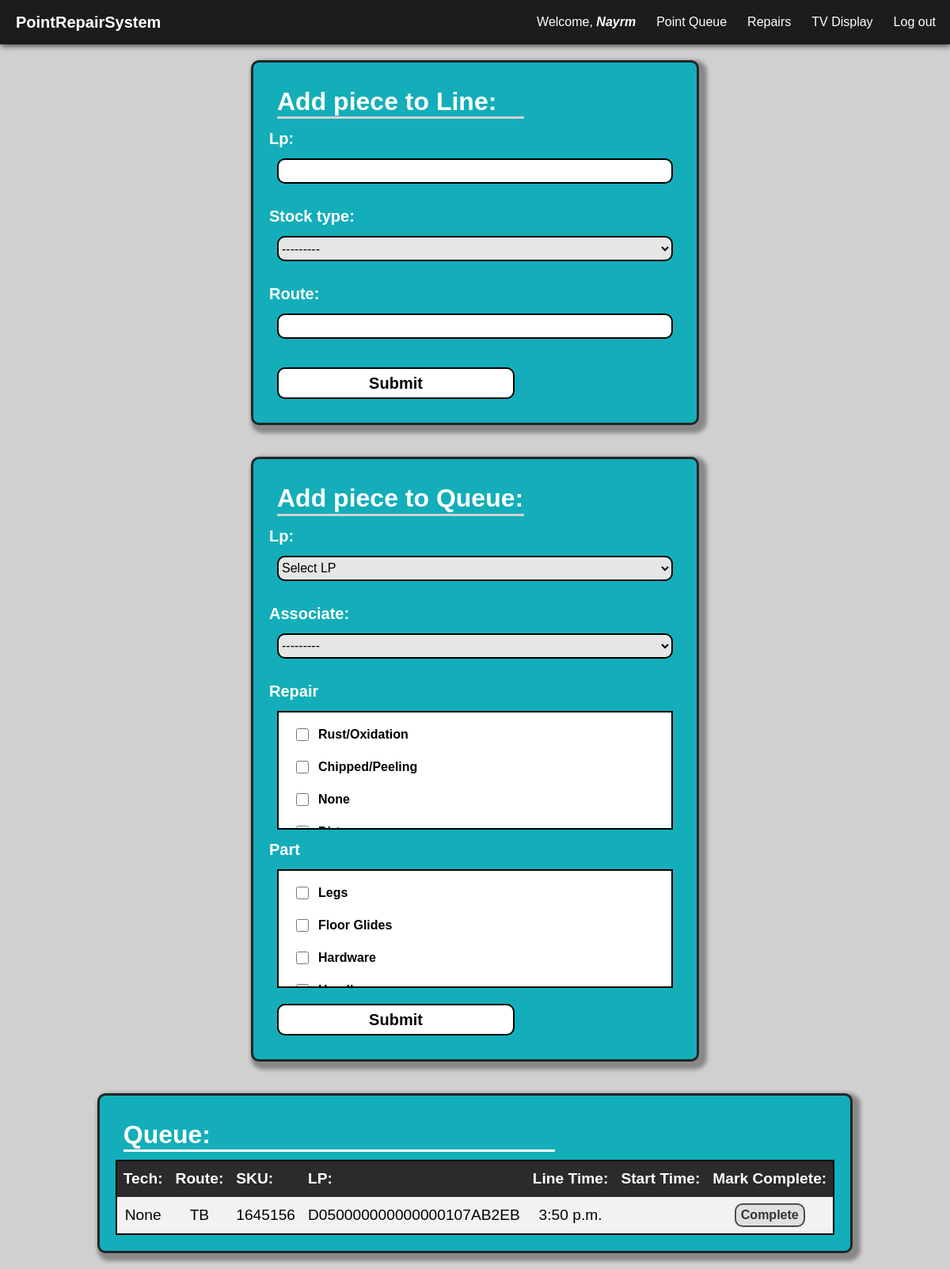
The page /pointqueapp/tech_que/ (signed in) on the database its author committed.
### pointqueapp/models.py (models this page shows, shortened)
class PointPiece(models.Model):
    associate = models.ForeignKey(Associate, on_delete=models.CASCADE, null=True, blank=True)
    sku = models.PositiveSmallIntegerField(blank=True)
    lp = models.CharField(max_length=25 ,blank=True)
    route = models.CharField(max_length=3, blank=True)
    dc = models.ForeignKey(DC, on_delete=models.CASCADE, null=True, blank=True)
    STOCK_TYPE_CHOICES = [
        ('New', 'N'),
        ('Repaired in Shop', 'D'),
        ('Merchandise Returns', 'R'),
        ('Clearance Item', 'C'),
    ]
    stock_type = models.CharField(max_length=20, choices=STOCK_TYPE_CHOICES)
    STATUS_CHOICES = [
        ('Repair In Progress', 'Repair In Progress'),
        ('Repair Complete', 'Repair Complete'),
    ]
    line_time = models.DateTimeField(null=True, blank=True)
    start_time = models.DateTimeField(null=True, blank=True)
    repair = models.ManyToManyField(RepairType)
    part = models.ManyToManyField(PartType)
    end_time = models.DateTimeField(null=True, blank=True)
    status = models.CharField(max_length=25, choices=STATUS_CHOICES, default='Repair In Progress')

class Associate(models.Model):
    associate = models.CharField(max_length=30, unique=True)
    dc = models.ForeignKey(DC, on_delete=models.CASCADE)
    def __str__(self):
        return f"{self.associate} - {self.dc}"

class RepairType(models.Model):
    repair_type = models.CharField(max_length=20)
    def __str__(self):
        return f"{self.repair_type}"

class PartType(models.Model):
    part_type = models.CharField(max_length=20)
    def __str__(self):
        return f"{self.part_type}"

### pointqueapp/views.py (the view)
# urls.py: path('tech_que/', views.tech_que, name='tech_que'),
def tech_que(request):
    selected_dc_id = request.session.get('selected_dc')
    if not selected_dc_id:
        return redirect('pointqueapp:set_dc')
    dc = get_object_or_404(DC, id=selected_dc_id)
    print(f"DC: {dc}")
    queue = PointPiece.objects.filter(end_time__isnull=True, dc=dc ).order_by('start_time')
    if request.method == "POST":
            initial_form = InitialPointPieceForm(request.POST or None)
            complete_form = CompletePointPieceForm(request.POST or None, selected_dc=dc)
            if 'initial_form' in request.POST:
                if initial_form.is_valid():
                    point_piece = initial_form.save(commit=False, selected_dc=dc)
                    lp = initial_form.cleaned_data['lp']
                    if PointPiece.objects.filter(lp=lp, end_time__isnull=True).exists():
                        messages.error(request, "This LP is already in the queue.")
                    else:
                        try:
                            headers = {'API-Key': settings.API_KEY}
                            response = requests.get(f"http://localhost:8000/MockJumpApp/api/get_sku/?lp={lp}", headers=headers)
                            sku_data = response.json()
                            sku = sku_data.get('sku')
                            if sku:
                                point_piece.sku = sku
                                point_piece.line_time = timezone.now()
                                point_piece.save()
                                messages.success(request, "The piece has been added to the queue.")
                            else:
                                messages.error(request, "SKU not found/invalid LP.")
                        except ConnectionError:
                            messages.error(request, "Failed to Connect to SKU Service")
                        except RequestException as e:
                            messages.error(request, f"Error: {e}")
                    return redirect('pointqueapp:tech_que')
            elif 'complete_form' in request.POST:
                if complete_form.is_valid():
                    point_piece_instance = complete_form.cleaned_data['lp']
                    associate = complete_form.cleaned_data['associate']
                    repair = complete_form.cleaned_data['repair']
                    part = complete_form.cleaned_data['part']
                    point_piece_instance.associate = associate
                    point_piece_instance.repair.set(repair)
                    point_piece_instance.part.set(part)
                    point_piece_instance.start_time = timezone.now()
                    point_piece_instance.save()
                    messages.success(request, "The piece status has been updated.")
                else:
                    print(complete_form.errors)
                return redirect('pointqueapp:tech_que')
            else:
                messages.error(request, "There was an error with your submission.")
    else:
        initial_form = InitialPointPieceForm()
        complete_form = CompletePointPieceForm(selected_dc=dc)
    return render(request, 'pointqueapp/tech_que.html', {
        'initial_form': initial_form,
        'complete_form': complete_form,
        'queue': queue,
    })

### pointqueapp/forms.py (shortened to what this page needs)
class InitialPointPieceForm(forms.ModelForm):
    class Meta:
        model = PointPiece
        fields = ['lp', 'stock_type', 'route']

class CompletePointPieceForm(forms.Form):
    lp = forms.ModelChoiceField(
        queryset=PointPiece.objects.filter(status='Repair In Progress'),
        empty_label="Select LP",
        to_field_name="lp"
    )
    associate = forms.ModelChoiceField(queryset=Associate.objects.none())  # Initially empty queryset
    repair = forms.ModelMultipleChoiceField(
        queryset=RepairType.objects.all(),
        widget=forms.CheckboxSelectMultiple,
    )
    part = forms.ModelMultipleChoiceField(
        queryset=PartType.objects.all(),
        widget=forms.CheckboxSelectMultiple,
    )
    def __init__(self, *args, **kwargs):
        selected_dc = kwargs.pop('selected_dc', None)
        super(CompletePointPieceForm, self).__init__(*args, **kwargs)
        self.fields['lp'].label_from_instance = lambda obj: f"{obj.lp}"
        if selected_dc:
            self.fields['associate'].queryset = Associate.objects.filter(dc=selected_dc)

### pointqueapp/models.py (called while the page is built)
    def __str__(self):
        return f"{self.dc}"

### pointqueapp/templates/pointqueapp/tech_que.html (shortened to what this page needs)
{% extends 'pointqueapp/base.html' %}
{% load static %}
{% block additional_css %}
<link rel="stylesheet" href="{% static 'pointqueapp/css/techque.css' %}">
{% endblock %}
{% block content %}
    <div class="mainbody">
    <div class="form">
    <h2 id="login-header">Add piece to Line:</h2>
    <form method="post">
        {{ initial_form.as_p }}
        <button type="submit" name="initial_form">Submit</button>
    </form>
    </div>
    <div class="form">
        <h2 id="login-header">Add piece to Queue:</h2>
        <form method="post">
            {% for field in complete_form %}
                {% if field.name != 'repair' and field.name != 'part' %}
                    <p>{{ field.label_tag }} {{ field }}</p>
                {% endif %}
            {% endfor %}
            {% if complete_form.repair %}
            <label for="{{ complete_form.repair.id_for_label }}">{{ complete_form.repair.label }}</label>
            <div class="scrollable-checkboxes">
                {% for checkbox in complete_form.repair %}
                <div class="checkbox-inline">
                    {{ checkbox.tag }}
                    <label for="{{ checkbox.id_for_label }}">{{ checkbox.choice_label }}</label>
                </div>
                {% endfor %}
            </div>
        {% endif %}
        {% if complete_form.part %}
            <label for="{{ complete_form.part.id_for_label }}">{{ complete_form.part.label }}</label>
            <div class="scrollable-checkboxes">
                {% for checkbox in complete_form.part %}
                <div class="checkbox-inline">
                    {{ checkbox.tag }}
                    <label for="{{ checkbox.id_for_label }}">{{ checkbox.choice_label }}</label>
                </div>
                {% endfor %}
            </div>
        {% endif %}
            <button type="submit" name="complete_form">Submit</button>
        </form>
    </div>
    <div class="queue">
        <h2>Queue:</h2>
        <table>
            <tr>
                <th>Tech:</th>
                <th>Route:</th>
                <th>SKU:</th>
                <th>LP:</th>
                <th>Line Time:</th>
                <th>Start Time:</th>
                <th>Mark Complete:</th>
            </tr>
            {% for piece in queue %}
            <tr>
                <td>{{ piece.associate }}</td>
                <td>{{ piece.route }}</td>
                <td>{{ piece.sku }}</td>
                <td>{{ piece.lp}}</td>
                <td>{{ piece.line_time|time:"" }}</td>
                <td>{{ piece.start_time|time:"" }}</td>
                <td>
                    <form action="{% url 'pointqueapp:update_status' piece.id %}" method="post">
                        <button type="submit">Complete</button>
                    </form>
                </td>
            </tr>
            {% endfor %}
    </div>
</div>
</body>
{% endblock %}

### pointqueapp/templates/pointqueapp/base.html (shortened to what this page needs)
{% load static %}
<!DOCTYPE html>
<html lang="en">
<head>
    <link href="https://cdn.jsdelivr.net/npm/bootstrap@5.3.2/dist/css/bootstrap.min.css" rel="stylesheet">
    <link rel="stylesheet" href="https://cdn.jsdelivr.net/npm/bootstrap-icons@1.11.2/font/bootstrap-icons.min.css">
    <link rel="stylesheet" href="{% static 'pointqueapp/css/base.css' %}">
    {% block additional_css %}
    {% endblock %}
</head>
<body>
    <nav class="navbar navbar-expand-lg navbar-light">
        <a class="navbar-brand text-white" href="{% url 'pointqueapp:index' %}"><b>PointRepairSystem</b></a>
        <div class="collapse navbar-collapse" id="navbarNavDropdown">
            <ul class="navbar-nav ms-auto">
            {% if user.is_authenticated %}
            <li class="nav-item">
                <a class="nav-link text-white" href="#">Welcome, <i><b>{{ user.username }}</b></i></a>
            </li>
                <li class="nav-item">
                    <a class="nav-link text-white" href="{% url 'pointqueapp:set_dc' %}">Point Queue</a>
                </li>
                <li class="nav-item">
                    <a class="nav-link text-white" href="{% url 'pointqueapp:data' %}">Repairs</a>
                </li>
                <li class="nav-item">
                    <a class="nav-link text-white" href="{% url 'pointqueapp:tv_display' %}">TV Display</a>
                </li>
                <li class="nav-item">
                    <a class="nav-link text-white" href="#" onclick="confirmLogout()">Log out</a>
                </li>
            {% else %}
                <li class="nav-item" id="nav-login">
                    <a class="nav-link text-white" href="{% url 'pointqueapp:index' %}">Login Required</a>
                </li>
            {% endif %}
            </ul>
        </div>
    </nav>
    {% block content %}{% endblock %}
</html>

### pointqueapp/static/pointqueapp/css/base.css (style rules this page uses)
.navbar { background-color: #1c1c1c; padding-left: 20px; box-shadow: 1px 1px 8px #1f1f1f; }
.nav-link { border-radius: 25px; margin-right: 10px; }

### pointqueapp/static/pointqueapp/css/techque.css (style rules this page uses)
body { background-color: #d0d0d0; font-family: Arial, Helvetica, sans-serif; }
.form { background-color: #13aeb9; border-radius: 10px; padding: 20px; margin: 20px; border-radius: 10px; width: fit-content; border-style: solid; box-shadow: 5px 5px 5px 5px #888888; }
.form h2 { color: white; font-size: 2rem; font-weight: bold; margin: 10px; width: 60%; border-bottom: solid; border-color: rgb(210, 210, 210); }
.form select,input { width: 500px; height: 2rem; margin: 10px; border-radius: 10px; border: 2px solid black; background-color: white; }
.form select,input:focus { background-color: #e6e6e6; }
.form label { display: block; font-size: 20px; font-weight: bold; color: white; }
.form button { width: 300px; margin: 10px; height: 2.5rem; border-radius: 10px; border: 2px solid black; background-color: white; font-size: 20px; font-weight: bold; color: black; transition: 0.2s ease-in-out; }
.queue { background-color: #13aeb9; border-radius: 10px; padding: 20px; margin: 20px; border-radius: 10px; width: fit-content; border-style: solid; box-shadow: 5px 5px 5px 5px #888888 }
.queue h2 { color: white; font-size: 2rem; font-weight: bold; margin: 10px; width: 60%; border-bottom: solid; border-color: white; }
.mainbody { display: flex; flex-direction: row; justify-content: space-evenly; align-items: flex-start; flex-wrap: wrap; }
.queue td { padding-top: 8px; padding-bottom: 8px; padding-left: 8px; padding-right: 8px; font-size: 1.2rem; color: black; text-align: center; }
.queue th { padding:8px; font-size: 1.2rem; color: white; background-color: #2a2b2d; }
.queue table { border: 2px solid black; background-color: black; border-radius: 2px; }
.queue table tr:nth-child(even) { background-color: #f2f2f2; }
.queue table tr:nth-child(odd) { background-color: #e0e0e0; }
.queue table button { border: 2px solid #494e52; background-color: #e0e0e0; font-size: 1rem; font-weight: bold; color: #333333; border-radius: 10px; transition: background-color 0.3s; }
.scrollable-checkboxes label { color: black; font-size: 1rem; display: inline-block; vertical-align: middle; margin: 5px; }
.scrollable-checkboxes input[type="checkbox"] { margin-right: 5px; vertical-align: middle; height: 1rem; }
.scrollable-checkboxes { display: flex; flex-direction: column; height: 150px; overflow-y: auto; padding: 10px; margin: 10px; width: 500px; border: 2px solid black; background-color: white; }
.checkbox-inline { display: flex; align-items: center; justify-content: space-between; margin-bottom: 5px; padding-right: 10px; }
.checkbox-inline label { color: black; font-size: 1rem; margin-right: auto; }
.checkbox-inline input[type="checkbox"] { flex-shrink: 0; margin-left: 10px; width: 20px; }

### rows shown on the page
PointPiece: complete_form "Select LP", associate "None", route "TB", sku "1645156", lp "D050000000000000107AB2EB", line_time "3:50 p.m."
Associate: complete_form "---------"
RepairType: choice_label "Rust/Oxidation"
RepairType: choice_label "Chipped/Peeling"
RepairType: choice_label "None"
PartType: choice_label "Legs"
PartType: choice_label "Floor Glides"
PartType: choice_label "Hardware"

### other values the page prints
{{ user.username }} "Nayrm"
{{ field.label_tag }} "Lp:" "Associate:"
{{ complete_form.repair.label }} "Repair"
{{ complete_form.part.label }} "Part"
